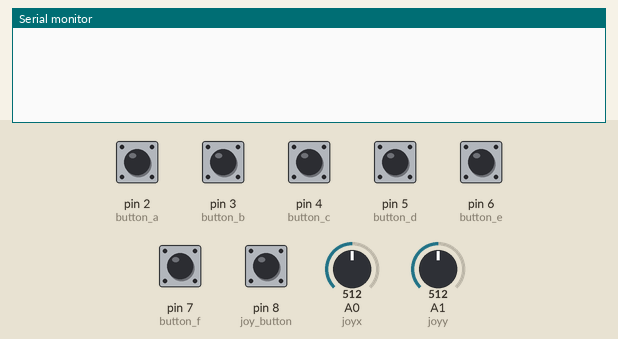
Recording of a sketch running on a simulated Arduino Uno, built with avr-gcc and run on an emulated ATmega328P. Parts: the last lines printed to the serial monitor. Inputs (shaded band) come from the test bench; at power-on: pin 2 (button_a), pin 3 (button_b), pin 4 (button_c), pin 5 (button_d), pin 6 (button_e), pin 7 (button_f), pin 8 (joy_button) HIGH, A0 (joyx) = 512, A1 (joyy) = 512.

Above: at 1.2 s.
1.3 s: A0 (joyx) set to 104
2.8 s: A0 (joyx) set to 90
At 2.93 s:
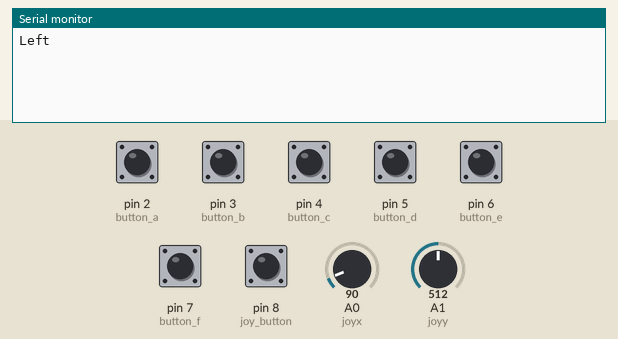
4.7 s: A1 (joyy) set to 106
At 4.73 s:
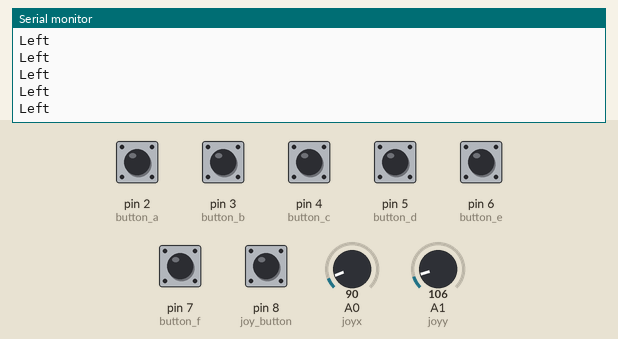
6.2 s: A1 (joyy) set to 95
At 6.54 s:
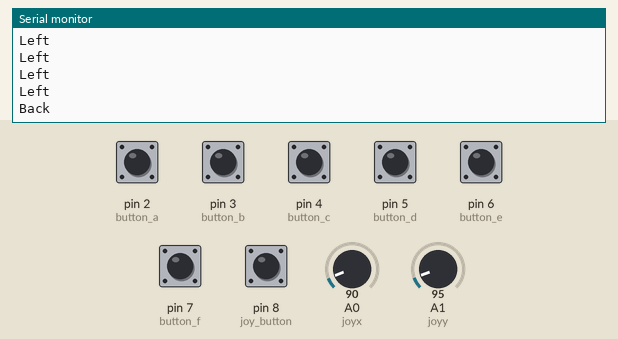

The sketch:

Mapeo.ino
```cpp
#define joyx A0
#define joyy A1
#define button_a 2
#define button_b 3
#define button_c 4
#define button_d 5
#define button_e 6
#define button_f 7
#define joy_button 8

int time_ = 150;
int threshold = 100;
void setup()
{
  pinMode(button_a, INPUT);
  pinMode(button_b, INPUT);
  pinMode(button_c, INPUT);
  pinMode(button_d, INPUT);
  pinMode(button_e, INPUT);
  pinMode(button_f, INPUT);
  pinMode(joy_button, INPUT);
  Serial.begin(9600);
}

void loop()
{
  int xValue = analogRead(joyx);
  int yValue = analogRead(joyy);

  // Joystick movements
  if (xValue > (1023 - threshold)) {
    Serial.println("Right");
    delay(time_);
  } else if (xValue < threshold) {
    Serial.println("Left");
    delay(time_);
  }

  if (yValue > (1023 - threshold)) {
    Serial.println("Forward");
    delay(time_);
  } else if (yValue < threshold) {
    Serial.println("Back");
    delay(time_);
  }

  // Button presses
  if (digitalRead(button_a) == LOW) {
    Serial.println("Up");
    delay(time_);
  }

  if (digitalRead(button_b) == LOW) {
    Serial.println("Turn Right");
    delay(time_);
  }

  if (digitalRead(button_c) == LOW) {
    Serial.println("Down");
    delay(time_);
  }

  if (digitalRead(button_d) == LOW) {
    Serial.println("Turn Left");
    delay(time_);
  }

  if (digitalRead(button_e) == LOW) {
    Serial.println("Land");
    delay(time_);
  }

  if (digitalRead(button_f) == LOW) {
    Serial.println("Fly");
    delay(time_);
  }

  if (digitalRead(joy_button) == LOW) {
    Serial.println("Flip");
    delay(time_);
  }
}
```

Measured:
- the behaviour switches between 100 and 99 on A0 (joyx) (found by bisection; images 0 and 1)
- the behaviour switches between 100 and 99 on A1 (joyy) (found by bisection; images 2 and 3)
- after the input at 2.8 s, the serial monitor: prints a new line at once (image 1)
- after the input at 6.2 s, the serial monitor: prints a new line after 0.21 s (image 3)
